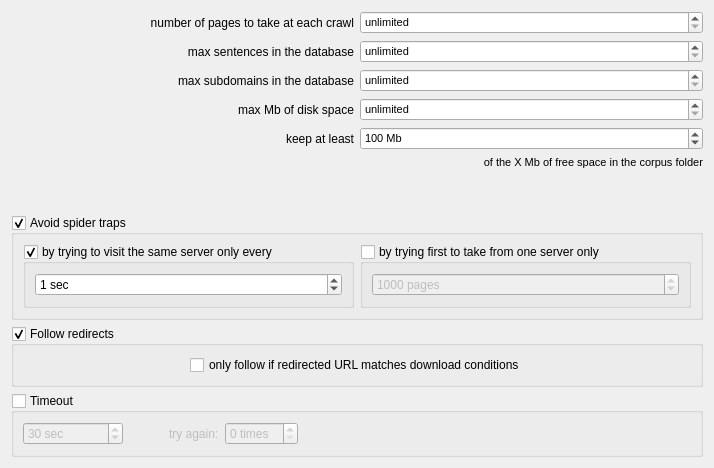
  <widget class="QWizardPage" name="wizardPage4">
   <property name="title">
    <string>&lt;img src=&quot;:/images/images/calc.png&quot; /&gt; &amp;nbsp; 4/5 How much?</string>
   </property>
   <property name="subTitle">
    <string>Constraining the quantity of crawling results...</string>
   </property>
   <layout class="QGridLayout" name="gridLayout_7">
    <item row="0" column="0">
     <layout class="QHBoxLayout" name="_3">
      <item>
       <layout class="QVBoxLayout" name="_4">
        <item>
         <widget class="QLabel" name="textLabel3_5">
          <property name="font">
           <font/>
          </property>
          <property name="text">
           <string>number of pages to take at each crawl</string>
          </property>
          <property name="alignment">
           <set>Qt::AlignRight|Qt::AlignTrailing|Qt::AlignVCenter</set>
          </property>
          <property name="wordWrap">
           <bool>false</bool>
          </property>
         </widget>
        </item>
        <item>
         <widget class="QLabel" name="textLabel3_2_2">
          <property name="text">
           <string>max sentences in the database</string>
          </property>
          <property name="alignment">
           <set>Qt::AlignRight|Qt::AlignTrailing|Qt::AlignVCenter</set>
          </property>
          <property name="wordWrap">
           <bool>false</bool>
          </property>
         </widget>
        </item>
        <item>
         <widget class="QLabel" name="textLabelMaxSubdomains">
          <property name="text">
           <string>max subdomains in the database</string>
          </property>
          <property name="alignment">
           <set>Qt::AlignRight|Qt::AlignTrailing|Qt::AlignVCenter</set>
          </property>
          <property name="wordWrap">
           <bool>false</bool>
          </property>
         </widget>
        </item>
        <item>
         <widget class="QLabel" name="textLabeMaxSubdomains_2">
          <property name="text">
           <string>max Mb of disk space</string>
          </property>
          <property name="alignment">
           <set>Qt::AlignRight|Qt::AlignTrailing|Qt::AlignVCenter</set>
          </property>
          <property name="wordWrap">
           <bool>false</bool>
          </property>
         </widget>
        </item>
        <item>
         <widget class="QLabel" name="textLabel3_6">
          <property name="text">
           <string>keep at least</string>
          </property>
          <property name="alignment">
           <set>Qt::AlignRight|Qt::AlignTrailing|Qt::AlignVCenter</set>
          </property>
          <property name="wordWrap">
           <bool>false</bool>
          </property>
         </widget>
        </item>
       </layout>
      </item>
      <item>
       <layout class="QVBoxLayout" name="_5">
        <item>
         <widget class="QSpinBox" name="maxPages">
          <property name="font">
           <font>
            <pointsize>8</pointsize>
           </font>
          </property>
          <property name="specialValueText">
           <string>unlimited</string>
          </property>
          <property name="maximum">
           <number>99999999</number>
          </property>
          <property name="singleStep">
           <number>10</number>
          </property>
          <property name="value">
           <number>0</number>
          </property>
         </widget>
        </item>
        <item>
         <widget class="QSpinBox" name="maxSentences">
          <property name="font">
           <font>
            <pointsize>8</pointsize>
           </font>
          </property>
          <property name="specialValueText">
           <string>unlimited</string>
          </property>
          <property name="maximum">
           <number>99999999</number>
          </property>
          <property name="singleStep">
           <number>100</number>
          </property>
          <property name="value">
           <number>0</number>
          </property>
         </widget>
        </item>
        <item>
         <widget class="QSpinBox" name="maxSubdomains">
          <property name="font">
           <font>
            <pointsize>8</pointsize>
           </font>
          </property>
          <property name="specialValueText">
           <string notr="true">unlimited</string>
          </property>
          <property name="maximum">
           <number>9999</number>
          </property>
          <property name="singleStep">
           <number>10</number>
          </property>
          <property name="value">
           <number>0</number>
          </property>
         </widget>
        </item>
        <item>
         <widget class="QSpinBox" name="maxMb">
          <property name="font">
           <font>
            <pointsize>8</pointsize>
           </font>
          </property>
          <property name="specialValueText">
           <string>unlimited</string>
          </property>
          <property name="accelerated">
           <bool>true</bool>
          </property>
          <property name="suffix">
           <string> Mb</string>
          </property>
          <property name="maximum">
           <number>99999999</number>
          </property>
          <property name="singleStep">
           <number>100</number>
          </property>
          <property name="value">
           <number>0</number>
          </property>
         </widget>
        </item>
        <item>
         <widget class="QSpinBox" name="diskMin">
          <property name="font">
           <font>
            <pointsize>8</pointsize>
           </font>
          </property>
          <property name="specialValueText">
           <string/>
          </property>
          <property name="accelerated">
           <bool>true</bool>
          </property>
          <property name="suffix">
           <string> Mb</string>
          </property>
          <property name="maximum">
           <number>99999999</number>
          </property>
          <property name="singleStep">
           <number>100</number>
          </property>
          <property name="value">
           <number>100</number>
          </property>
         </widget>
        </item>
       </layout>
      </item>
     </layout>
    </item>
    <item row="1" column="0">
     <layout class="QGridLayout" name="gridLayout_16"/>
    </item>
    <item row="2" column="0">
     <widget class="QLabel" name="diskSizeInfoLabel">
      <property name="font">
       <font>
        <pointsize>8</pointsize>
       </font>
      </property>
      <property name="text">
       <string>   of the X Mb of free space in the corpus folder</string>
      </property>
      <property name="alignment">
       <set>Qt::AlignRight|Qt::AlignTrailing|Qt::AlignVCenter</set>
      </property>
      <property name="wordWrap">
       <bool>false</bool>
      </property>
     </widget>
    </item>
    <item row="3" column="0">
     <layout class="QGridLayout" name="gridLayout_21"/>
    </item>
    <item row="4" column="0">
     <spacer name="verticalSpacer_12">
      <property name="orientation">
       <enum>Qt::Vertical</enum>
      </property>
      <property name="sizeHint" stdset="0">
       <size>
        <width>20</width>
        <height>40</height>
       </size>
      </property>
     </spacer>
    </item>
    <item row="6" column="0">
     <widget class="QGroupBox" name="spiderTraps">
      <property name="font">
       <font>
        <weight>50</weight>
        <italic>false</italic>
        <bold>false</bold>
       </font>
      </property>
      <property name="title">
       <string>Avoid spider traps</string>
      </property>
      <property name="checkable">
       <bool>true</bool>
      </property>
      <property name="checked">
       <bool>true</bool>
      </property>
      <layout class="QGridLayout" name="gridLayout_20">
       <item row="0" column="0">
        <widget class="QGroupBox" name="everyServer">
         <property name="font">
          <font>
           <weight>50</weight>
           <italic>false</italic>
           <bold>false</bold>
          </font>
         </property>
         <property name="title">
          <string>by trying to visit the same server only every</string>
         </property>
         <property name="checkable">
          <bool>true</bool>
         </property>
         <property name="checked">
          <bool>true</bool>
         </property>
         <layout class="QGridLayout" name="gridLayout_18">
          <item row="0" column="0">
           <widget class="QSpinBox" name="everyServerSeconds">
            <property name="suffix">
             <string> sec</string>
            </property>
            <property name="value">
             <number>1</number>
            </property>
           </widget>
          </item>
         </layout>
        </widget>
       </item>
       <item row="0" column="1">
        <widget class="QGroupBox" name="maxOneServer">
         <property name="font">
          <font>
           <weight>50</weight>
           <italic>false</italic>
           <bold>false</bold>
          </font>
         </property>
         <property name="title">
          <string>by trying first to take from one server only</string>
         </property>
         <property name="checkable">
          <bool>true</bool>
         </property>
         <property name="checked">
          <bool>false</bool>
         </property>
         <layout class="QGridLayout" name="gridLayout_19">
          <item row="0" column="0">
           <widget class="QSpinBox" name="pageByServer">
            <property name="suffix">
             <string> pages</string>
            </property>
            <property name="maximum">
             <number>9999999</number>
            </property>
            <property name="singleStep">
             <number>10</number>
            </property>
            <property name="value">
             <number>1000</number>
            </property>
           </widget>
          </item>
         </layout>
        </widget>
       </item>
      </layout>
     </widget>
    </item>
    <item row="7" column="0">
     <widget class="QGroupBox" name="followRedirects">
      <property name="font">
       <font>
        <weight>50</weight>
        <italic>false</italic>
        <bold>false</bold>
       </font>
      </property>
      <property name="title">
       <string>Follow redirects</string>
      </property>
      <property name="checkable">
       <bool>true</bool>
      </property>
      <property name="checked">
       <bool>true</bool>
      </property>
      <layout class="QGridLayout" name="gridLayout_22">
       <item row="0" column="2">
        <spacer name="horizontalSpacer_9">
         <property name="orientation">
          <enum>Qt::Horizontal</enum>
         </property>
         <property name="sizeHint" stdset="0">
          <size>
           <width>40</width>
           <height>20</height>
          </size>
         </property>
        </spacer>
       </item>
       <item row="0" column="0">
        <spacer name="horizontalSpacer_8">
         <property name="orientation">
          <enum>Qt::Horizontal</enum>
         </property>
         <property name="sizeHint" stdset="0">
          <size>
           <width>40</width>
           <height>20</height>
          </size>
         </property>
        </spacer>
       </item>
       <item row="0" column="1">
        <widget class="QCheckBox" name="redirectMustMatch">
         <property name="text">
          <string>only follow if redirected URL matches download conditions</string>
         </property>
        </widget>
       </item>
      </layout>
     </widget>
    </item>
    <item row="8" column="0">
     <widget class="QGroupBox" name="timeout">
      <property name="enabled">
       <bool>true</bool>
      </property>
      <property name="title">
       <string>Timeout </string>
      </property>
      <property name="checkable">
       <bool>true</bool>
      </property>
      <property name="checked">
       <bool>false</bool>
      </property>
      <layout class="QGridLayout" name="gridLayout_29">
       <item row="0" column="0">
        <widget class="QSpinBox" name="timeoutsec">
         <property name="minimumSize">
          <size>
           <width>100</width>
           <height>0</height>
          </size>
         </property>
         <property name="suffix">
          <string> sec</string>
         </property>
         <property name="minimum">
          <number>1</number>
         </property>
         <property name="maximum">
          <number>300</number>
         </property>
         <property name="value">
          <number>30</number>
         </property>
        </widget>
       </item>
       <item row="0" column="1">
        <spacer name="horizontalSpacer_2">
         <property name="orientation">
          <enum>Qt::Horizontal</enum>
         </property>
         <property name="sizeHint" stdset="0">
          <size>
           <width>40</width>
           <height>20</height>
          </size>
         </property>
        </spacer>
       </item>
       <item row="0" column="2">
        <widget class="QLabel" name="label_2">
         <property name="text">
          <string>try again:</string>
         </property>
         <property name="buddy">
          <cstring>trytimes</cstring>
         </property>
        </widget>
       </item>
       <item row="0" column="3">
        <widget class="QSpinBox" name="trytimes">
         <property name="suffix">
          <string> times</string>
         </property>
        </widget>
       </item>
       <item row="0" column="4">
        <spacer name="horizontalSpacer_7">
         <property name="orientation">
          <enum>Qt::Horizontal</enum>
         </property>
         <property name="sizeHint" stdset="0">
          <size>
           <width>128</width>
           <height>20</height>
          </size>
         </property>
        </spacer>
       </item>
       <item row="0" column="5">
        <spacer name="horizontalSpacer_3">
         <property name="orientation">
          <enum>Qt::Horizontal</enum>
         </property>
         <property name="sizeHint" stdset="0">
          <size>
           <width>265</width>
           <height>20</height>
          </size>
         </property>
        </spacer>
       </item>
      </layout>
     </widget>
    </item>
   </layout>
  </widget>
